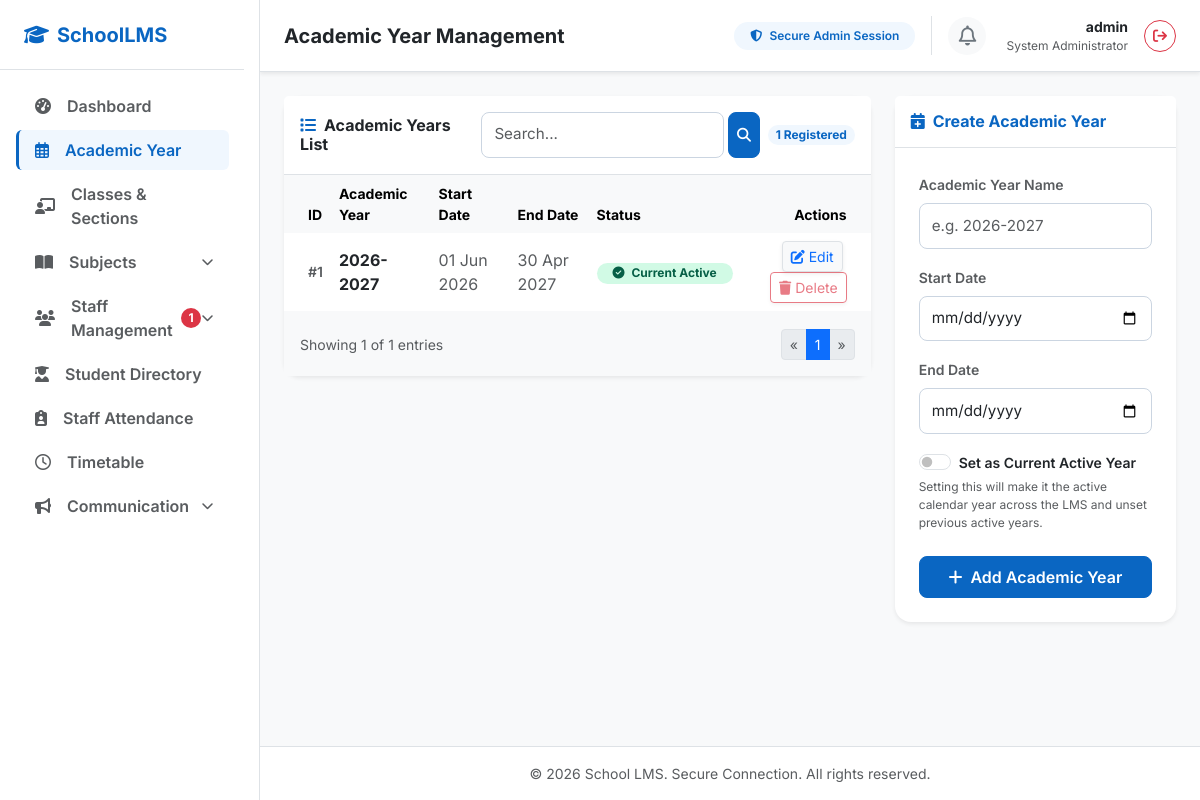
/academic-years (signed in), run on the app's committed database.
### app.py (models this page shows, shortened)
class AcademicYear(db.Model):
    __tablename__ = 'academic_years'
    id = db.Column(db.Integer, primary_key=True)
    name = db.Column(db.String(50), unique=True, nullable=False)  # e.g., "2026-2027"
    start_date = db.Column(db.Date, nullable=False)
    end_date = db.Column(db.Date, nullable=False)
    is_current = db.Column(db.Boolean, default=False, nullable=False)
    student_academic_details = db.relationship('StudentAcademicDetail', backref='academic_year', lazy=True)

### app.py (the view, shortened to what this page needs)
@app.route('/academic-years', methods=['GET', 'POST'])
def academic_years():
    if not session.get('admin_logged_in'):
        flash("Access denied. Please log in first.", "warning")
        return redirect(url_for('login'))
    search_query = request.args.get('search', '').strip()
    page = request.args.get('page', 1, type=int)
    query = AcademicYear.query
    if search_query:
        query = query.filter(AcademicYear.name.ilike(f'%{search_query}%'))
    pagination = query.order_by(AcademicYear.start_date.desc()).paginate(page=page, per_page=10, error_out=False)
    return render_template('admin/academic_years.html',
                           years=pagination.items,
                           pagination=pagination,
                           search_query=search_query,
                           admin_username=session.get('admin_username'))

### templates/admin/academic_years.html (shortened to what this page needs)
{% extends "admin/base.html" %}
{% block header_title %}Academic Year Management{% endblock %}
{% block content %}
<div class="row g-4">
    <div class="col-lg-4 order-2">
        <div class="card border-0 shadow-sm rounded-4 bg-white">
            <div class="card-header bg-white border-bottom py-3">
                <h6 class="fw-bold text-blue-primary mb-0">
                    <i class="fa-solid fa-calendar-plus me-2"></i>Create Academic Year
                </h6>
            </div>
            <div class="card-body p-4">
                <form method="POST" action="{{ url_for('academic_years') }}" class="needs-validation" novalidate>
                    <div class="mb-3">
                        <label for="name" class="form-label fw-semibold text-muted small">Academic Year Name</label>
                        <input type="text"
                               class="form-control"
                               id="name"
                               name="name"
                               placeholder="e.g. 2026-2027"
                               required>
                    </div>
                    <div class="mb-3">
                        <label for="start_date" class="form-label fw-semibold text-muted small">Start Date</label>
                        <input type="date"
                               class="form-control"
                               id="start_date"
                               name="start_date"
                               required>
                    </div>
                    <div class="mb-3">
                        <label for="end_date" class="form-label fw-semibold text-muted small">End Date</label>
                        <input type="date"
                               class="form-control"
                               id="end_date"
                               name="end_date"
                               required>
                    </div>
                    <div class="mb-4">
                        <div class="form-check form-switch">
                            <input class="form-check-input" type="checkbox" id="is_current" name="is_current" value="y">
                            <label class="form-check-label text-dark fw-semibold small" for="is_current">Set as Current Active Year</label>
                        </div>
                        <div class="text-muted small mt-1" style="font-size: 0.75rem;">
                            Setting this will make it the active calendar year across the LMS and unset previous active years.
                        </div>
                    </div>
                    <button type="submit" class="btn btn-blue-primary w-100 py-2 fw-semibold">
                        <i class="fa-solid fa-plus me-1"></i> Add Academic Year
                    </button>
                </form>
            </div>
        </div>
    </div>
    <div class="col-lg-8 order-1">
        <div class="card border-0 shadow-sm rounded-4 bg-white">
            <div class="card-header bg-white border-bottom py-3 d-flex justify-content-between align-items-center">
                <h6 class="fw-bold text-dark mb-0">
                    <i class="fa-solid fa-list me-2 text-blue-primary"></i>Academic Years List
                </h6>
                <div class="d-flex align-items-center gap-2">
                    <form action="{{ url_for('academic_years') }}" method="GET" class="d-flex">
                        <input type="text" name="search" class="form-control form-control-sm" placeholder="Search..." value="{{ search_query or '' }}">
                        <button type="submit" class="btn btn-sm btn-blue-primary ms-1"><i class="fa-solid fa-search"></i></button>
                    </form>
                    <span class="badge bg-blue-light text-blue-primary rounded-pill">{{ pagination.total }} Registered</span>
                </div>
            </div>
            <div class="card-body p-0">
                <div class="table-responsive">
                    <table class="table table-hover align-middle mb-0">
                        <thead class="table-light text-muted fw-semibold small">
                            <tr>
                                <th class="ps-4 border-0">ID</th>
                                <th class="border-0">Academic Year</th>
                                <th class="border-0">Start Date</th>
                                <th class="border-0">End Date</th>
                                <th class="border-0">Status</th>
                                <th class="border-0 text-end pe-4">Actions</th>
                            </tr>
                        </thead>
                        <tbody class="border-0">
                            {% if years %}
                                {% for year in years %}
                                    <tr class="border-bottom border-light">
                                        <td class="ps-4 text-muted small fw-semibold">#{{ year.id }}</td>
                                        <td class="fw-bold text-dark">{{ year.name }}</td>
                                        <td class="text-muted">{{ year.start_date.strftime('%d %b %Y') }}</td>
                                        <td class="text-muted">{{ year.end_date.strftime('%d %b %Y') }}</td>
                                        <td>
                                            {% if year.is_current %}
                                                <span class="badge bg-success-light text-success fw-bold px-3 py-1.5 rounded-pill">
                                                    <i class="fa-solid fa-circle-check me-1"></i> Current Active
                                                </span>
                                            {% else %}
                                                <span class="badge bg-light text-muted border fw-medium px-3 py-1.5 rounded-pill">
                                                    Inactive
                                                </span>
                                            {% endif %}
                                        </td>
                                        <td class="text-end pe-4">
                                            <a href="{{ url_for('edit_academic_year', year_id=year.id) }}" class="btn btn-sm btn-light text-primary border shadow-sm me-1">
                                                <i class="fa-solid fa-pen-to-square"></i> Edit
                                            </a>
                                            <form method="POST" action="{{ url_for('delete_academic_year', year_id=year.id) }}" class="d-inline" onsubmit="return confirm('Are you sure you want to delete this academic year?');">
                                                <button type="submit" class="btn btn-sm btn-outline-danger shadow-sm" {% if year.is_current %}disabled title="Cannot delete active year"{% endif %}>
                                                    <i class="fa-solid fa-trash"></i> Delete
                                                </button>
                                            </form>
                                        </td>
                                    </tr>
                                {% endfor %}
                            {% endif %}
                        </tbody>
                    </table>
                </div>
                {% if pagination.pages > 0 %}
                <div class="d-flex justify-content-between align-items-center p-3 border-top border-light bg-light">
                    <div class="small text-muted">
                        Showing {{ pagination.items|length }} of {{ pagination.total }} entries
                    </div>
                    <nav aria-label="Page navigation">
                        <ul class="pagination pagination-sm mb-0">
                            {% if pagination.has_prev %}
                            <li class="page-item">
                                <a class="page-link" href="{{ url_for('academic_years', page=pagination.prev_num, search=search_query) }}">&laquo;</a>
                            </li>
                            {% else %}
                            <li class="page-item disabled"><span class="page-link">&laquo;</span></li>
                            {% endif %}
                            {% for page_num in pagination.iter_pages(left_edge=1, right_edge=1, left_current=1, right_current=1) %}
                                {% if page_num %}
                                    {% if pagination.page == page_num %}
                                    <li class="page-item active"><span class="page-link">{{ page_num }}</span></li>
                                    {% else %}
                                    <li class="page-item"><a class="page-link" href="{{ url_for('academic_years', page=page_num, search=search_query) }}">{{ page_num }}</a></li>
                                    {% endif %}
                                {% else %}
                                    <li class="page-item disabled"><span class="page-link">...</span></li>
                                {% endif %}
                            {% endfor %}
                            {% if pagination.has_next %}
                            <li class="page-item">
                                <a class="page-link" href="{{ url_for('academic_years', page=pagination.next_num, search=search_query) }}">&raquo;</a>
                            </li>
                            {% else %}
                            <li class="page-item disabled"><span class="page-link">&raquo;</span></li>
                            {% endif %}
                        </ul>
                    </nav>
                </div>
                {% endif %}
            </div>
        </div>
    </div>
</div>
{% endblock %}

### static/css/style.css (style rules this page uses)
:root { --blue-primary: #0a66c2; --blue-hover: #004182; --blue-dark: #002244; --blue-light: #f0f7fe; --blue-accent: #3b82f6; --bg-light: #f8fafc; --text-dark: #1e293b; --text-muted: #64748b; --success-light: #d1fae5; --success-text: #065f46; --warning-light: #fef3c7; --warning-text: #92400e; --info-light: #e0f2fe; --info-text: #0369a1; }
body { font-family: 'Inter', sans-serif; color: var(--text-dark); background-color: var(--bg-light) !important; }
.text-blue-primary { color: var(--blue-primary) !important; }
.bg-blue-light { background-color: var(--blue-light) !important; }
.btn-blue-primary { background-color: var(--blue-primary); border-color: var(--blue-primary); color: #ffffff; transition: all 0.2s ease-in-out; border-radius: 8px; }
.form-control { font-size: 0.95rem; padding: 0.65rem 0.75rem; border: 1px solid #cbd5e1; border-radius: 8px; transition: all 0.15s ease-in-out; }
.bg-success-light { background-color: var(--success-light) !important; }
.text-success { color: var(--success-text) !important; }

### data on the page
AcademicYear: id "1", name "2026-2027", start_date "01 Jun 2026", end_date "30 Apr 2027", is_current True (drawn)

### other printed values
{{ unassigned_staff_count }} "1"
{{ admin_username or 'Admin' }} "admin"
{{ pagination.total }} "1"
{{ pagination.items|length }} "1"
{{ page_num }} "1"
